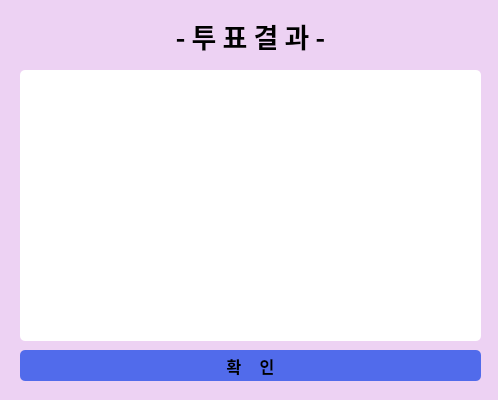
<?xml version="1.0" encoding="UTF-8"?>
<ui version="4.0">
 <class>Dialog</class>
 <widget class="QDialog" name="Dialog">
  <property name="geometry">
   <rect>
    <x>0</x>
    <y>0</y>
    <width>498</width>
    <height>400</height>
   </rect>
  </property>
  <property name="windowTitle">
   <string>Dialog</string>
  </property>
  <widget class="QLabel" name="label">
   <property name="geometry">
    <rect>
     <x>0</x>
     <y>0</y>
     <width>811</width>
     <height>421</height>
    </rect>
   </property>
   <property name="styleSheet">
    <string notr="true">background-color : #EDD2F3;</string>
   </property>
   <property name="text">
    <string/>
   </property>
   <property name="indent">
    <number>-1</number>
   </property>
  </widget>
  <widget class="QLabel" name="voteLabel">
   <property name="geometry">
    <rect>
     <x>0</x>
     <y>0</y>
     <width>501</width>
     <height>71</height>
    </rect>
   </property>
   <property name="font">
    <font>
     <family>Noto Sans CJK KR Black</family>
     <pointsize>20</pointsize>
     <weight>75</weight>
     <bold>true</bold>
    </font>
   </property>
   <property name="text">
    <string>- 투 표 결 과 -</string>
   </property>
   <property name="alignment">
    <set>Qt::AlignCenter</set>
   </property>
  </widget>
  <widget class="QListWidget" name="resultList">
   <property name="geometry">
    <rect>
     <x>20</x>
     <y>70</y>
     <width>461</width>
     <height>271</height>
    </rect>
   </property>
   <property name="font">
    <font>
     <family>Noto Sans CJK KR Black</family>
     <weight>75</weight>
     <bold>true</bold>
    </font>
   </property>
   <property name="styleSheet">
    <string notr="true">border-radius : 5px;
background-color : #ffffff;
border-color : #000000;</string>
   </property>
  </widget>
  <widget class="QPushButton" name="endVoteBtn">
   <property name="geometry">
    <rect>
     <x>20</x>
     <y>350</y>
     <width>461</width>
     <height>31</height>
    </rect>
   </property>
   <property name="font">
    <font>
     <family>Noto Sans CJK KR Black</family>
     <pointsize>12</pointsize>
     <weight>75</weight>
     <bold>true</bold>
    </font>
   </property>
   <property name="styleSheet">
    <string notr="true">background-color : #516BEB;
border-radius : 5px;</string>
   </property>
   <property name="text">
    <string>확     인</string>
   </property>
  </widget>
 </widget>
 <resources/>
 <connections/>
</ui>
